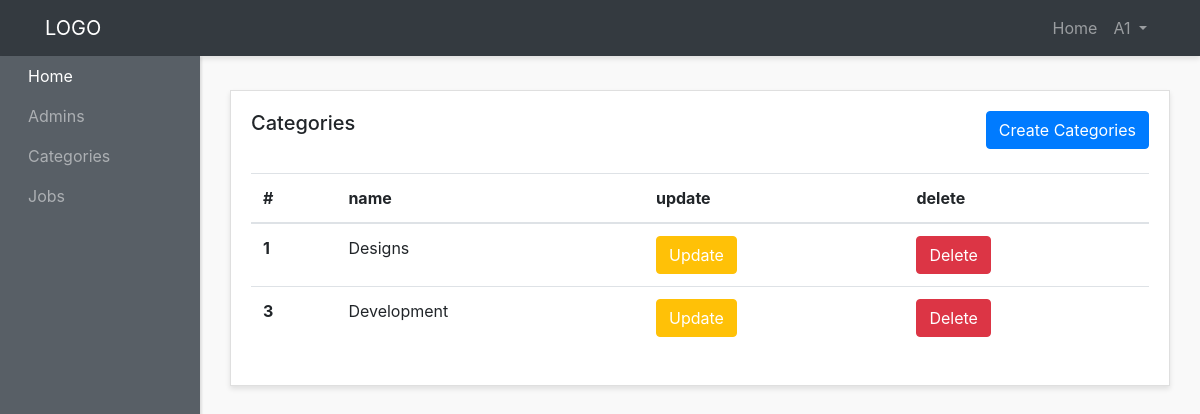
The app's page /admin-panel/categories-admins/show-categories.php (signed in) with its own data.
### tables this page shows
CREATE TABLE `categories` (
  `id` int(3) NOT NULL,
  `name` varchar(200) NOT NULL,
  `created_at` timestamp NOT NULL DEFAULT current_timestamp() ON UPDATE current_timestamp()
);

### admin-panel/categories-admins/show-categories.php (the view, shortened to what this page needs)
<?php require "../layouts/header.php"; ?>
<?php require "../../config/config.php"; ?>
<?php
  $select = $conn->query("SELECT * FROM categories");
  $select->execute();
  $categories= $select->fetchAll(PDO::FETCH_OBJ);
?>
          <div class="row">
        <div class="col">
          <div class="card">
            <div class="card-body">
              <h5 class="card-title mb-4 d-inline">Categories</h5>
             <a  href="<?php echo ADMINURL;?>/categories-admins/create-category.php" class="btn btn-primary mb-4 text-center float-right">Create Categories</a>
              <table class="table">
                <thead>
                  <tr>
                    <th scope="col">#</th>
                    <th scope="col">name</th>
                    <th scope="col">update</th>
                    <th scope="col">delete</th>
                  </tr>
                </thead>
                <tbody>
                  <?php foreach($categories as $category) : ?>
                  <tr>
                    <th scope="row"><?php echo $category->id; ?></th>
                    <td><?php echo $category->name; ?></td>
                    <td><a  href="<?php echo ADMINURL;?>/categories-admins/update-category.php?id=<?php echo $category->id;?>" class="btn btn-warning text-white text-center ">Update </a></td>
                    <td><a href="<?php echo ADMINURL;?>/categories-admins/delete-category.php?id=<?php echo $category->id;?>" class="btn btn-danger  text-center ">Delete </a></td>
                  </tr>
                  <?php endforeach;?>
                </tbody>
              </table>
            </div>
          </div>
        </div>
      </div>
<?php require "../layouts/footer.php";?>

### admin-panel/styles/style.css (style rules this page uses)
body { background:#f9f9f9; }
.card { margin-bottom: 15px; border-radius:0; box-shadow: 0 3px 5px rgba(0,0,0,.1); }

### records on screen
categories: id "1", name "Designs"
categories: id "3", name "Development"

### other values on screen
$_SESSION['adminname'] "A1"
